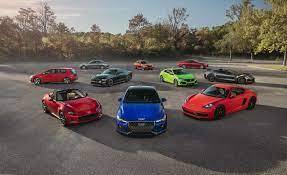
%> input picture MATLAB/cars.jpg, 287 x 175 px, given in place of cars.png, which was not available
$ octave image_threshold.m   (GNU Octave 9; MATLAB toolbox functions it lacks are replaced by stand-ins)
%> lines starting %> are read from the running program, lines starting %| are printed output that depends on the picture; in (x1, y1, x2, y2) boxes, pixels count from 0 and x2, y2 are one past the last pixel; in counts of white or black regions, pixels touching at a corner belong together; the program's own positions count from 1; pictures that were not available may be replaced by others from this repository, and a replacement may not be noted
% In this task a threshold value is considered for the given image and if
% the pixel value is greater than the specified value it is converted to
% brighter pixel otherwise converted to darker pixel

orig_img= imread("cars.png");
%> orig_img is the input picture: size 175x287x3 uint8; mean R, G, B 103.3, 94, 90.5
img1 = rgb2gray(orig_img);
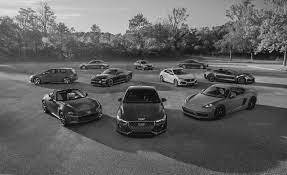
%> img1: size 175x287 uint8; min 0, max 243, mean 96.4
img1 = double(img1);
%> img1: size 175x287 double
[rows columns] = size(img1);
%> rows = 175; columns = 287
for i = 1:rows
    for j = 1:columns
        if img1(i,j)>127
            img1(i,j)=255; % 255 indicates brighter pixel
        else
            img1(i,j)=0;   % 0 indicates darker pixel
        end
    end
end
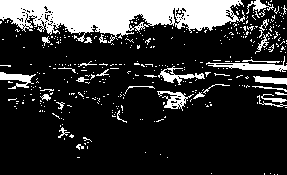
%> img1: size 175x287 double; 19.7% white; 392 white regions (362 under 20 px), largest, box (x1, y1, x2, y2) and area: (0, 0, 245, 43) 6333, (206, 56, 287, 72) 416, (158, 66, 205, 85) 280
%plotting the figures and comparing with original image
subplot(1,2,1);
imshow(orig_img)
subplot(1,2,2);
imshow(img1)

$ run again, with MATLAB/brain1.jpg copied over MATLAB/cars.jpg
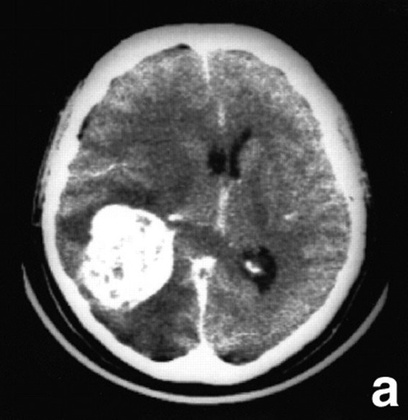
%> input picture MATLAB/brain1.jpg, 408 x 420 px, shrunk from 567 x 583 before the run, given in place of cars.png, which was not available
%> orig_img is the input picture: size 420x408 uint8; min 0, max 255, mean 82.5
%> after the loop `for i = 1:rows`:
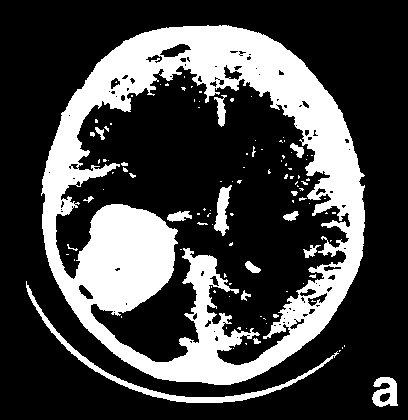
%> img1: size 420x408 double; 27.3% white; 109 white regions (89 under 20 px), largest, box (x1, y1, x2, y2) and area: (41, 25, 365, 385) 42383, (26, 281, 339, 403) 1813, (372, 377, 398, 407) 506

$ run again, with MATLAB/giraffes.jpg copied over MATLAB/cars.jpg
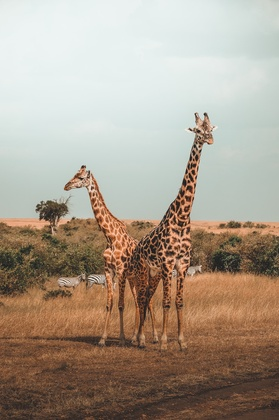
%> input picture MATLAB/giraffes.jpg, 279 x 420 px, shrunk from 933 x 1405 before the run, given in place of cars.png, which was not available
%> orig_img is the input picture: size 420x279x3 uint8; mean R, G, B 170, 156.7, 141.5
%> `img1 = rgb2gray(orig_img);`:
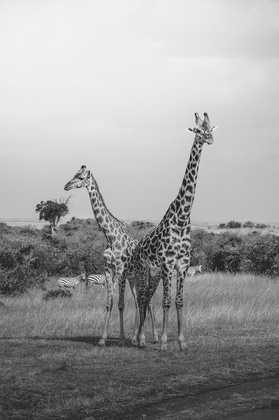
%> img1: size 420x279 uint8; min 18, max 249, mean 158.9
%> after the loop `for i = 1:rows`:
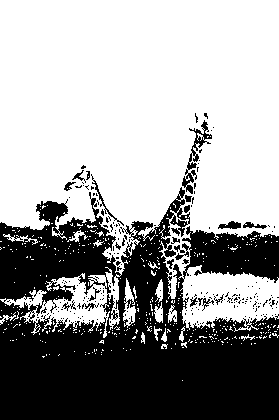
%> img1: size 420x279 double; 61.8% white; 222 black regions (201 under 20 px), largest, box (x1, y1, x2, y2) and area: (0, 187, 279, 420) 42724, (182, 120, 212, 194) 505, (91, 174, 124, 226) 128

$ run again, with MATLAB/scarlett.jpg copied over MATLAB/cars.jpg
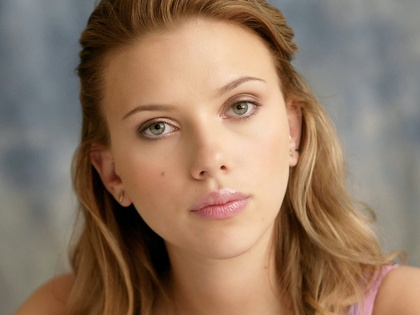
%> input picture MATLAB/scarlett.jpg, 420 x 315 px, shrunk from 1600 x 1200 before the run, given in place of cars.png, which was not available
%> orig_img is the input picture: size 315x420x3 uint8; mean R, G, B 144, 118.8, 98.6
%> `img1 = rgb2gray(orig_img);`:
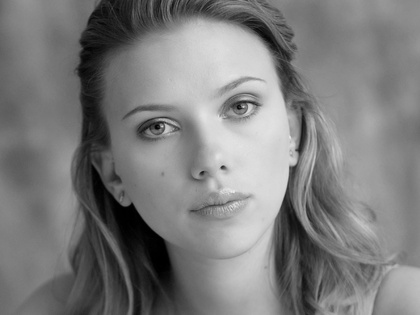
%> img1: size 315x420 uint8; min 0, max 235, mean 124.1
%> after the loop `for i = 1:rows`:
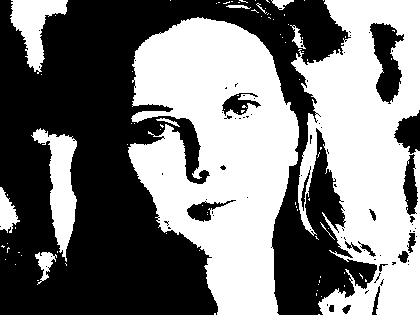
%> img1: size 315x420 double; 48.2% white; 94 white regions (82 under 20 px), largest, box (x1, y1, x2, y2) and area: (128, 17, 299, 315) 32258, (291, 0, 420, 315) 25465, (31, 128, 77, 262) 2605
